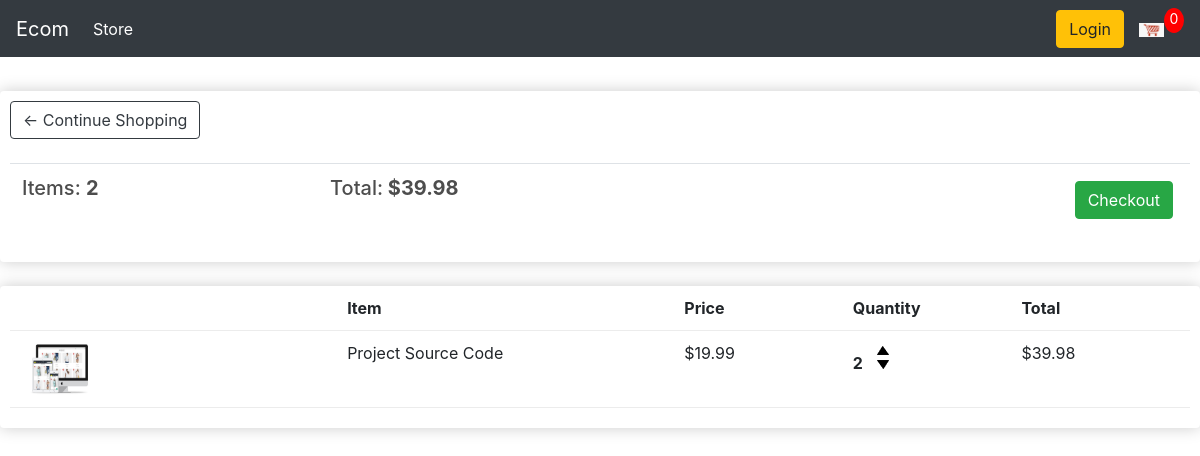
The app's page /cart/ (signed in) with its own data.
### store/models.py (models this page shows, shortened)
class Order(models.Model):
    customer = models.ForeignKey(Customer, on_delete=models.SET_NULL, null=True, blank=True)
    date_ordered = models.DateTimeField(auto_now_add=True)
    complete = models.BooleanField(default=False)
    transaction_id = models.CharField(max_length=100)
    @property
    def get_cart_total(self):
        orderitems = self.orderitem_set.all()
        total = sum([item.get_total for item in orderitems])
        return total
    @property
    def get_cart_items(self):
        orderitems = self.orderitem_set.all()
        total = sum([item.quantity for item in orderitems])
        return total

class OrderItem(models.Model):
    product = models.ForeignKey(Product, on_delete=models.SET_NULL, null=True)
    order = models.ForeignKey(Order, on_delete=models.SET_NULL, null=True)
    quantity = models.IntegerField(default=0, null=True, blank=True)
    date_added = models.DateTimeField(auto_now_add=True)
    @property
    def get_total(self):
        total = self.product.price * self.quantity
        return total

class Product(models.Model):
    name = models.CharField(max_length=100)
    price = models.FloatField()
    digital = models.BooleanField(default=False, null=True, blank=True)
    image = models.ImageField(null=True, blank=True)
    @property
    def imageURL(self):
        try:
            url = self.image.url
        except:
            url = ''
        return url

### store/views.py (the view)
# urls.py: path('cart/', views.Cart.as_view(), name='cart'),
class Cart(View):
    def get(self, request, *args, **kwargs):
        if request.user.is_authenticated:
            customer = request.user.customer
            order, created = Order.objects.get_or_create(customer=customer, complete=False)
            items = order.orderitem_set.all()
        else:
            items = []
            order = {'get_cart_total':0, 'get_cart_items':0}
        context = {'items':items, 'order':order}
        return render(request, 'store/cart.html', context)

### store/templates/store/cart.html
{% extends 'store/main.html' %}
{% load static %}
{% block body_block %}
  <div class="row">
    <div class="col-lg-12">
      <div class="box-element">
        <a class="btn btn-outline-dark" href="{% url 'store' %}">&#x2190; Continue Shopping</a>
        <br>
				<br>
				<table class="table">
					<tr>
						<th><h5>Items: <strong>{{order.get_cart_items}}</strong></h5></th>
						<th><h5>Total:<strong> ${{order.get_cart_total|floatformat:2}}</strong></h5></th>
						<th>
							<a  style="float:right; margin:5px;" class="btn btn-success" href="{% url 'checkout' %}">Checkout</a>
						</th>
					</tr>
				</table>
      </div>
      <br>
        <div class="box-element">
          <div class="cart-row">
        <div style="flex:2"></div>
        <div style="flex:2"><strong>Item</strong></div>
        <div style="flex:1"><strong>Price</strong></div>
        <div style="flex:1"><strong>Quantity</strong></div>
        <div style="flex:1"><strong>Total</strong></div>
      </div>
      {% for item in items %}
  				<div class="cart-row">
  					<div style="flex:2"><img class="row-image" src="{{item.product.imageURL}}"></div>
  					<div style="flex:2"><p>{{item.product.name}}</p></div>
  					<div style="flex:1"><p>${{item.product.price|floatformat:2}}</p></div>
  					<div style="flex:1">
  						<p class="quantity">{{item.quantity}}</p>
  						<div class="quantity">
  							<img class="chg-quantity" src="{% static  'images/arrow-up.png' %}">
  							<img class="chg-quantity" src="{% static  'images/arrow-down.png' %}">
  						</div>
  					</div>
  					<div style="flex:1"><p>${{item.get_total|floatformat:2}}</p></div>
  				</div>
  		{% endfor %}
    </div>
  </div>
</div>
{% endblock %}

### store/static/css/main.css (style rules this page uses)
body { background-color: hsl(0, 0%, 98%); }
h1,h2,h3,h4,h5,h6 { color:hsl(0, 0%, 30%); }
.box-element { box-shadow:hsl(0, 0%, 80%) 0 0 16px; background-color: #fff; border-radius: 4px; padding: 10px; }
.col-lg-4, .col-lg-6, .col-lg-8, .col-lg-12 { margin-top: 10px; }
.btn { border-radius: 0; }
.row-image { width: 100px; }
.cart-row { display: flex; align-items: flex-stretch; padding-bottom: 10px; margin-bottom: 10px; border-bottom: 1px solid #ececec; }
.quantity { display: inline-block; font-weight: 700; padding-right:10px; }
.chg-quantity { width: 12px; cursor: pointer; display: block; margin-top: 5px; transition:.1s; }

### records on screen
Order: get_cart_items "2", get_cart_total "39.98"
OrderItem: product.imageURL (picture), product.name "Project Source Code", product.price "19.99", quantity "2", get_total "39.98"
